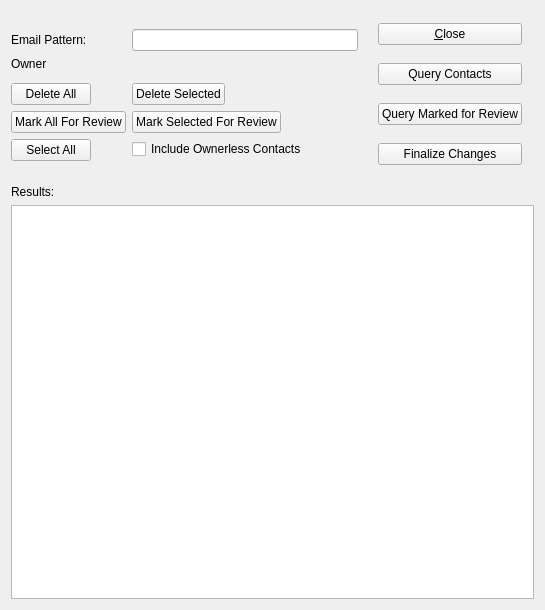
<?xml version="1.0" encoding="UTF-8"?>
<ui version="4.0">
 <comment>This file is part of the xTuple ERP: PostBooks Edition, a free and
open source Enterprise Resource Planning software suite,
Copyright (c) 1999-2014 by OpenMFG LLC, d/b/a xTuple.
It is licensed to you under the Common Public Attribution License
version 1.0, the full text of which (including xTuple-specific Exhibits)
is available at www.xtuple.com/CPAL.  By using this software, you agree
to be bound by its terms.</comment>
 <class>newForm</class>
 <widget class="QWidget" name="newForm">
  <property name="geometry">
   <rect>
    <x>0</x>
    <y>0</y>
    <width>545</width>
    <height>610</height>
   </rect>
  </property>
  <property name="windowTitle">
   <string>Junk Contact Search Tool</string>
  </property>
  <layout class="QGridLayout" name="gridLayout">
   <item row="1" column="0">
    <widget class="QLabel" name="_resultsLit">
     <property name="text">
      <string>Results:</string>
     </property>
     <property name="buddy">
      <cstring>_results</cstring>
     </property>
    </widget>
   </item>
   <item row="0" column="1">
    <layout class="QVBoxLayout" name="verticalLayout">
     <property name="leftMargin">
      <number>14</number>
     </property>
     <property name="rightMargin">
      <number>12</number>
     </property>
     <item>
      <widget class="QPushButton" name="_close">
       <property name="text">
        <string>&amp;Close</string>
       </property>
       <property name="checkable">
        <bool>false</bool>
       </property>
      </widget>
     </item>
     <item>
      <spacer name="verticalSpacer_3">
       <property name="orientation">
        <enum>Qt::Vertical</enum>
       </property>
       <property name="sizeType">
        <enum>QSizePolicy::Maximum</enum>
       </property>
       <property name="sizeHint" stdset="0">
        <size>
         <width>20</width>
         <height>0</height>
        </size>
       </property>
      </spacer>
     </item>
     <item>
      <widget class="QPushButton" name="_query">
       <property name="text">
        <string>Query Contacts</string>
       </property>
      </widget>
     </item>
     <item>
      <widget class="QPushButton" name="queryMarked">
       <property name="text">
        <string>Query Marked for Review</string>
       </property>
      </widget>
     </item>
     <item>
      <spacer name="verticalSpacer">
       <property name="orientation">
        <enum>Qt::Vertical</enum>
       </property>
       <property name="sizeType">
        <enum>QSizePolicy::Preferred</enum>
       </property>
       <property name="sizeHint" stdset="0">
        <size>
         <width>20</width>
         <height>0</height>
        </size>
       </property>
      </spacer>
     </item>
     <item>
      <widget class="QPushButton" name="finalizeButton">
       <property name="text">
        <string>Finalize Changes</string>
       </property>
      </widget>
     </item>
    </layout>
   </item>
   <item row="2" column="0" colspan="2">
    <widget class="XTreeWidget" name="_results">
     <property name="minimumSize">
      <size>
       <width>0</width>
       <height>250</height>
      </size>
     </property>
     <property name="alternatingRowColors">
      <bool>true</bool>
     </property>
     <property name="selectionMode">
      <enum>QAbstractItemView::MultiSelection</enum>
     </property>
     <property name="sortingEnabled">
      <bool>true</bool>
     </property>
     <property name="columnCount">
      <number>0</number>
     </property>
     <attribute name="headerCascadingSectionResizes">
      <bool>true</bool>
     </attribute>
     <attribute name="headerMinimumSectionSize">
      <number>80</number>
     </attribute>
     <zorder>qt_scrollarea_viewport</zorder>
    </widget>
   </item>
   <item row="0" column="0">
    <layout class="QFormLayout" name="formLayout">
     <property name="fieldGrowthPolicy">
      <enum>QFormLayout::ExpandingFieldsGrow</enum>
     </property>
     <property name="topMargin">
      <number>18</number>
     </property>
     <property name="bottomMargin">
      <number>18</number>
     </property>
     <item row="1" column="0">
      <widget class="QLabel" name="_searchMeLit">
       <property name="text">
        <string>Email Pattern: </string>
       </property>
       <property name="buddy">
        <cstring>_searchMe</cstring>
       </property>
      </widget>
     </item>
     <item row="1" column="1">
      <widget class="XLineEdit" name="_searchMe"/>
     </item>
     <item row="3" column="0">
      <widget class="QLabel" name="label">
       <property name="text">
        <string>Owner</string>
       </property>
      </widget>
     </item>
     <item row="3" column="1">
      <widget class="EmpCluster" name="empCluster"/>
     </item>
     <item row="4" column="1">
      <widget class="DateCluster" name="dates">
       <property name="enabled">
        <bool>true</bool>
       </property>
      </widget>
     </item>
     <item row="5" column="0">
      <widget class="QPushButton" name="deleteAllButton">
       <property name="text">
        <string>Delete All</string>
       </property>
      </widget>
     </item>
     <item row="5" column="1">
      <widget class="QPushButton" name="deleteSelectedButton">
       <property name="text">
        <string>Delete Selected</string>
       </property>
      </widget>
     </item>
     <item row="6" column="0">
      <widget class="QPushButton" name="reviewAllButton">
       <property name="text">
        <string>Mark All For Review</string>
       </property>
      </widget>
     </item>
     <item row="6" column="1">
      <widget class="QPushButton" name="reviewSelectedButton">
       <property name="text">
        <string>Mark Selected For Review</string>
       </property>
      </widget>
     </item>
     <item row="7" column="0">
      <widget class="QPushButton" name="markAllButton">
       <property name="text">
        <string>Select All</string>
       </property>
      </widget>
     </item>
     <item row="7" column="1">
      <widget class="QCheckBox" name="ownerlessBox">
       <property name="text">
        <string>Include Ownerless Contacts</string>
       </property>
      </widget>
     </item>
    </layout>
   </item>
  </layout>
 </widget>
 <customwidgets>
  <customwidget>
   <class>DateCluster</class>
   <extends>QWidget</extends>
   <header>datecluster.h</header>
  </customwidget>
  <customwidget>
   <class>EmpCluster</class>
   <extends>QWidget</extends>
   <header>empcluster.h</header>
  </customwidget>
  <customwidget>
   <class>XLineEdit</class>
   <extends>QLineEdit</extends>
   <header>xlineedit.h</header>
   <container>1</container>
  </customwidget>
  <customwidget>
   <class>XTreeWidget</class>
   <extends>QTreeWidget</extends>
   <header>xtreewidget.h</header>
   <container>1</container>
  </customwidget>
 </customwidgets>
 <tabstops>
  <tabstop>_searchMe</tabstop>
  <tabstop>_results</tabstop>
  <tabstop>_query</tabstop>
  <tabstop>_close</tabstop>
 </tabstops>
 <resources/>
 <connections>
  <connection>
   <sender>_close</sender>
   <signal>clicked()</signal>
   <receiver>newForm</receiver>
   <slot>close()</slot>
   <hints>
    <hint type="sourcelabel">
     <x>335</x>
     <y>31</y>
    </hint>
    <hint type="destinationlabel">
     <x>246</x>
     <y>7</y>
    </hint>
   </hints>
  </connection>
  <connection>
   <sender>markAllButton</sender>
   <signal>clicked()</signal>
   <receiver>_results</receiver>
   <slot>selectAll()</slot>
   <hints>
    <hint type="sourcelabel">
     <x>103</x>
     <y>281</y>
    </hint>
    <hint type="destinationlabel">
     <x>272</x>
     <y>472</y>
    </hint>
   </hints>
  </connection>
 </connections>
</ui>
